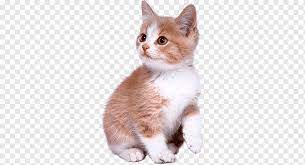
#> input picture cat.jpg, 305 x 165 px
$ jupyter execute 'OpenCV 임계점 처리하기.ipynb'
#> lines starting #> are read from the running program, lines starting #| are printed output that depends on the picture; after the words box and inside, x2 and y2 are one past the last pixel; in counts of white or black regions, pixels touching at a corner belong together
[cell 1]
#cv2.threshold(image, thresh, max_value, type): 임계값을 기준으로 흑/백으로 분류하는 함수

#image: 처리할 Gray Scale 이미지
#thresh: 임계 값 (전체 픽셀에 적용)
#max_value: 임계 값을 넘었을 때 적용할 값
#type: 임계점을 처리하는 방식
#1) THRESH_BINARY: 임계 값보다 크면 max_value, 작으면 0
#2) THRESH_BINARY_INV: 임계 값보다 작으면 max_value, 크면 0
#3) THRESH_TRUNC: 임계 값보다 크면 임계 값, 작으면 그대로
#4) THRESH_TOZERO: 임계 값보다 크면 그대로, 작으면 0
#5) THRESH_TOZERO_INV: 임계 값보다 크면 0, 작으면 그대로

import cv2
import matplotlib.pyplot as plt

image = cv2.imread('cat.jpg', cv2.IMREAD_GRAYSCALE)
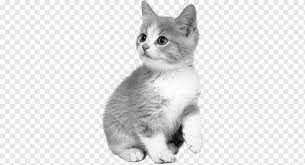
#> image: shape (165, 305); min 0, max 255, mean 227.1

images = []
ret, thres1 = cv2.threshold(image, 127, 255, cv2.THRESH_BINARY)
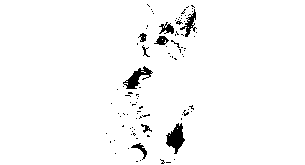
#> thres1: shape (165, 305); 97.3% white; 94 black regions (85 under 20 px), largest, box (x1, y1, x2, y2) and area: (166, 123, 185, 154) 319, (123, 66, 153, 89) 263, (180, 9, 197, 37) 157
ret, thres2 = cv2.threshold(image, 127, 255, cv2.THRESH_BINARY_INV)
ret, thres3 = cv2.threshold(image, 127, 255, cv2.THRESH_TRUNC)
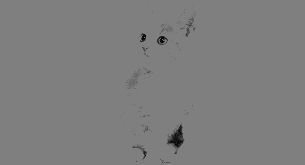
#> thres3: shape (165, 305); min 0, max 127, mean 126.2
ret, thres4 = cv2.threshold(image, 127, 255, cv2.THRESH_TOZERO)
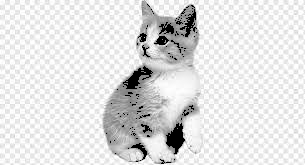
#> thres4: shape (165, 305); min 0, max 255, mean 224.5
ret, thres5 = cv2.threshold(image, 127, 255, cv2.THRESH_TOZERO_INV)
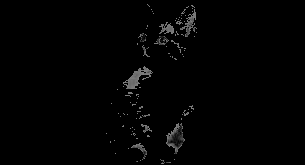
#> thres5: shape (165, 305); min 0, max 127, mean 2.6
images.append(thres1)
images.append(thres2)
images.append(thres3)
images.append(thres4)
images.append(thres5)

for i in images:
  plt.imshow(cv2.cvtColor(i, cv2.COLOR_GRAY2RGB))
  plt.show()
#> this loop made 5 passes

[cell 2]
#cv2.adaptiveThreshold(image, max_value, adaptive_method, type, block_size, C): 적응 임계점 처리 함수

#하나의 이미지에 다수의 조명 상태가 존재하는 경우 적용하면 좋습니다.
#max_value: 임계 값을 넘었을 때 적용할 값
#adaptive_method: 임계 값을 결정하는 계산 방법
#1) ADAPTIVE_THRESH_MEAN_C: 주변영역의 평균값으로 결정
#2) ADAPTIVE_THRESH_GAUSSIAN_C
#type: 임계점을 처리하는 방식
#block_size: 임계 값을 적용할 영역의 크기
#C: 평균이나 가중 평균에서 차감할 값
#Adaptive Threshold를 이용하면, 전체 픽셀을 기준으로 임계 값을 적용하지 않습니다.

import cv2

image = cv2.imread('cat2.jpg', cv2.IMREAD_GRAYSCALE)
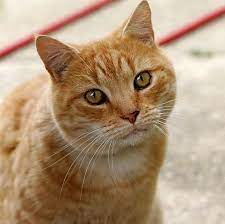
#> input picture cat2.jpg, 225 x 224 px
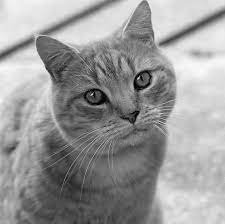
#> image: shape (224, 225); min 0, max 253, mean 153.8

ret, thres1 = cv2.threshold(image, 127, 255, cv2.THRESH_BINARY)
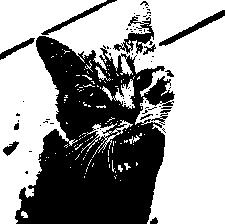
#> thres1: shape (224, 225); 60.6% white; 64 black regions (53 under 20 px), largest, box (x1, y1, x2, y2) and area: (15, 36, 175, 224) 17929, (113, 16, 154, 54) 523, (159, 10, 225, 46) 412
thres2 = cv2.adaptiveThreshold(image, 255, cv2.ADAPTIVE_THRESH_MEAN_C, cv2.THRESH_BINARY, 21, 3)
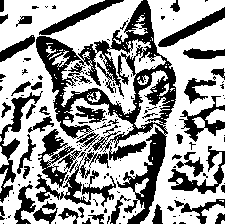
#> thres2: shape (224, 225); 61.9% white; 161 black regions (111 under 20 px), largest, box (x1, y1, x2, y2) and area: (36, 0, 176, 224) 7959, (35, 152, 116, 207) 1010, (0, 91, 43, 203) 995

plt.imshow(cv2.cvtColor(image, cv2.COLOR_GRAY2RGB))
plt.show()

plt.imshow(cv2.cvtColor(thres1, cv2.COLOR_GRAY2RGB))
plt.show()

plt.imshow(cv2.cvtColor(thres2, cv2.COLOR_GRAY2RGB))
plt.show()
